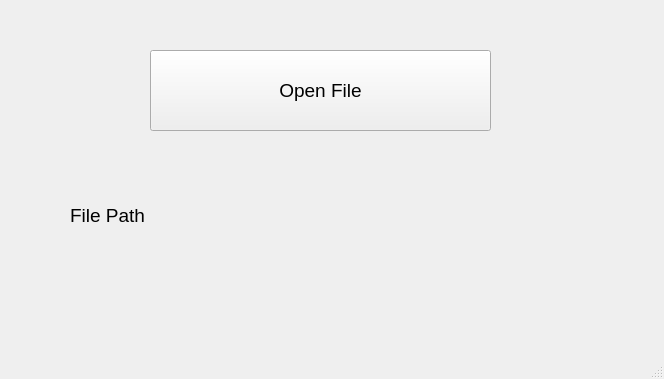
<?xml version="1.0" encoding="UTF-8"?>
<ui version="4.0">
 <class>MainWindow</class>
 <widget class="QMainWindow" name="MainWindow">
  <property name="geometry">
   <rect>
    <x>0</x>
    <y>0</y>
    <width>664</width>
    <height>379</height>
   </rect>
  </property>
  <property name="font">
   <font>
    <pointsize>14</pointsize>
   </font>
  </property>
  <property name="windowTitle">
   <string>MainWindow</string>
  </property>
  <widget class="QWidget" name="centralwidget">
   <widget class="QLabel" name="label">
    <property name="geometry">
     <rect>
      <x>70</x>
      <y>190</y>
      <width>511</width>
      <height>51</height>
     </rect>
    </property>
    <property name="text">
     <string>File Path</string>
    </property>
   </widget>
   <widget class="QPushButton" name="pushButton">
    <property name="geometry">
     <rect>
      <x>150</x>
      <y>50</y>
      <width>341</width>
      <height>81</height>
     </rect>
    </property>
    <property name="font">
     <font>
      <pointsize>14</pointsize>
     </font>
    </property>
    <property name="text">
     <string>Open File</string>
    </property>
   </widget>
  </widget>
  <widget class="QMenuBar" name="menubar">
   <property name="geometry">
    <rect>
     <x>0</x>
     <y>0</y>
     <width>664</width>
     <height>37</height>
    </rect>
   </property>
  </widget>
  <widget class="QStatusBar" name="statusbar"/>
 </widget>
 <resources/>
 <connections/>
</ui>
